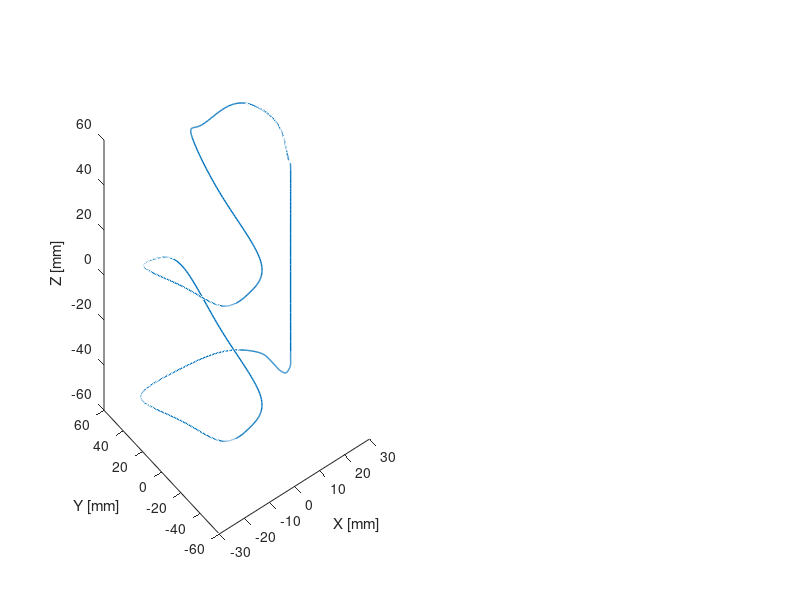

Write MATLAB code to recreate this figure. (Note: this script raises an error after producing the figure.)
%/////////////////////////////////////////////////////////////////////////
%This program was made by Haoran and Julien Leclerc Ph.D, Robotic Swarm Control
%Laboratory, University of Houston, Department of Electrical and Computer
%Engineering
%/////////////////////////////////////////////////////////////////////
%Last modification: 9/27/2018

%This script is an algorithm simulating the functioning of a 3D magnetic
%manipulator. The system manipulates a cylinder magnet in the X-Y-Z plane. The cylinder
%revolution axis is in the same plane. The system has 6 electromagnets
%arranges in a square shape.

%Clear out everything
close all
clear all
image_index =1;
start=1;
%add folder path
addpath('stlTools')
addpath('Magnetic Field Functions')
addpath('Magnetic Field Gradient Functions')
addpath('complete Controller')
addpath('Filters')
addpath('Measurement Simulation')
addpath('Inverse Magnetics')
addpath('Physics Simulation')
addpath('Trajectory controllers')
addpath('Velocity Controllers')

%////////////////////////////////////////////////////////////////////////
%/////////////Begining of variables and constant definition//////////////
%Variables used to control the figures
%These values can be modified by the user
PlotPosition=[10,100,1500,680]; %Position of the window [x,y,wigth width, height]
nb_pts_per_axis_plot_conditioning=100; %Number of points to plot on each axis of the actuation matrix conditioning map
Plot_Side_Length=0.15;% [m]%Length to plot on each axis of the actuation matrix conditioning map
PlotConditioning=false; % Only plot conditioning when true. Set to false to dislabe this plot and speed up the computation
NbPtsTimePlot=20; %Number of time points to plot for the plots as function of time.

R_roll=0;
R_pitch = 0;
R_yaw=0;
R_Xoffset = 0.02;
R_Yoffset = 0.025;
R_Zoffset = -0.058;
Orien = [cos(R_yaw)*cos(R_pitch), sin(R_yaw)*cos(R_pitch), sin(R_pitch)];
P=[R_Xoffset,R_Yoffset,R_Zoffset]; %Initial position of the robot [ Xposition [m] , Yposition [m], roll[rad], pitch[rad], yall[rad]]
V=[0,0,0]; %Velocity of the robot[ Xvelocity [m/s] , Yvelocity [m/s], Zvelocity, Roll Velocity [rad/s], Pitch Velocity [rad/s], Yaw Velocity [rad/s]]

%Parameters of the controller
%These values can be modified by the user
HistoryErrorVelocityLegnth=300; %Number of points in the vector HistoryErrorVelocity. This vector is used to compute the integral component of the Velocity controller. It has a finite length and therfore allow forgeting old errors.
DistanceHistory = zeros(1003,1);
PositionHistory = zeros(1003,3);

%Other Constants definition
%These values can be modified by the user
T=0.31;%[m] length of the side of the cube formed by the coils.
Robot_Length=2e-3;%Length of the cylinder magnet[m]
Robot_diameter=0.75e-3;%[m] Diameter of the cylinder magnet[m]
RobotDensity=8000; %[Kg/m^3] Density of the robot, 8000 for Neodium magnets
coil_radius=0.1; %[m] Average radius of the electromagnets
NbTurns=795; %[no unit] Number of turns in the electromagnet
M=0.87e6; %Magnetization of the magnet [A/m]
CdForce=0.0015; %[N.s/m] Drag coefficient used in the controller internal model
CdTorque=0.00000005; 
RealCd=0.00015; %[N.s/m] Real Drag coefficient of the robot
Rho = 1000; %[Kg/m^3]
ControllerSpeedFactor=1; %[] 
deltaT=0.01; %[s] Time step for physics simulation

%Program Variables initialization, modify at your own risk.
time=0; %starting time.
LastTime=time-deltaT;
DragCoef=[CdForce,CdForce,CdForce];  % why in this form?
TimeVector=0; %Time vector initialization. Used for plot
VelocitySetpointVector=[0;0]; %Velocity Setpoint vector initialization. Used for plot
VelocityVector=[0;0;0]; %Velocity vector initialization. Used for plot
MaxB=0; %Maximum norm of flux density encountered in the map (used to set maximum flux density value of the map display)
HistoryErrorVelocity=zeros(3,HistoryErrorVelocityLegnth); %Initialize HistoryErrorVelocity
PhysicsIterNumber=0; %iteration number of physics simulation
NewErrorCovMatrix=eye(6,6); %Initialization of the covariance matrix used by the Kalman Filter
I=[0;0;0;0;0;0]; %Initialization of the current [0;0;0;0;0;0;]
StateVector=[0;0;0]; %Initialization of the state vector
MeasuredPositionVector=[0;0;0]; %Initialization of the measured position vector
RealPositionVector=[0;0;0]; %Initialization of the real position vector
Act=zeros(3,6); %Initialization of the actuation matrix
NewState=[P(1);P(2);P(3);V(1);V(2);V(3)]; %Initialize robot initial state
NewPositionMeasured=true; %Tell the controller a new position was measured

%%%%calculate high resolution trajectory and initial orientation for each
%%%%way point(roll pitch yaw)
TrajSetpoint=[77.5,23,-77.5;77.5,99.2,-77.5;78.5,106.5,-77.5;82.5,111.5,-77.5;93.218,118.15,-77.5;112.54,120,-81.5;116.5,121.3,-90.5;115.51,121.2,-99.5;112.5,120.8,-103.5;77.5,111.5,-105;37.5,101.5,-105;28.48,96.5,-112.5;37.5,91.5,-120;77.5,81.5,-120;117.5,71.5,-120;126.5,66.5,-112.5;117.5,61.5,-105;77.5,51.5,-105;37.5,41.5,-105;28.48,36.5,-112.5;37.5,31.5,-120;77.5,21.5,-120;117.5,11.54,-120;126.83,11.31,-115.99;126.5,10.67,-102.47;121.5,9.97,-87.48;109.08,9.57,-79.05;100.5,9.5,-77.5;91.5,9.5,-77.5;88.15,9.7,-77.5;83.9,10.69,-77.5;80.9,12.57,-77.5;78.21,15.9,-77.5;77.5,18.5,-77.5;77.5,23,-77.5];
[m,n]=size(TrajSetpoint);
Traj = zeros(m,n+1);
Traj(:,1:n) = TrajSetpoint(:,:);
Traj(:,n+1) = ones(m,1)*0.01;
orientation = zeros(1000,3);
XLD=linspace(0,1,m);
XHD=linspace(0,1,1000);

Xtraj=interp1(XLD,Traj(:,1),XHD,'spline');
Xtraj = Xtraj - (max(Xtraj)+min(Xtraj))/2;

Ytraj=interp1(XLD,Traj(:,2),XHD,'spline');
Ytraj = Ytraj - (max(Ytraj)+min(Ytraj))/2;

Ztraj=interp1(XLD,Traj(:,3),XHD,'spline');
Ztraj = Ztraj - (max(Ztraj)+min(Ztraj))/2;
for i = 1:1000
    if i == 1000
        orientation(i,:) = [Xtraj(1)-Xtraj(i),Ytraj(1)-Ytraj(i),Ztraj(1)-Ztraj(i)]/norm([Xtraj(1)-Xtraj(i),Ytraj(1)-Ytraj(i),Ztraj(1)-Ztraj(i)]);
    else
        orientation(i,:) = [Xtraj(i+1)-Xtraj(i),Ytraj(i+1)-Ytraj(i),Ztraj(i+1)-Ztraj(i)]/norm([Xtraj(i+1)-Xtraj(i),Ytraj(i+1)-Ytraj(i),Ztraj(i+1)-Ztraj(i)]);
    end
end

%Calculate constants used in the program
MagneticMoment=pi.*((Robot_diameter./2).^2).*Robot_Length.*M; %[A.m^2] Equivalent magnetic moment of the robot.
RobotMass=pi.*((Robot_diameter./2).^2).*Robot_Length.*RobotDensity; %[Kg] Mass of the robot
% J=[1/12*RobotMass*(3*(Robot_diameter./2)).^2; 1/12*RobotMass*(3*(Robot_diameter./2)).^2; 1/2*RobotMass*(Robot_diameter./2).^2]; %[Kg.m^2] Moment of inertia of the robot  https://en.wikipedia.org/wiki/List_of_moments_of_inertia

%/////////////End of variables and constant definition//////////////
%////////////////////////////////////////////////////////////////////////

%/////////////////////////////////////////////////////////////////////////
%Compute 3D map of the magnetic field produced by each coil for one amp. 
%Used for plot during compuation

xmin=-T/2.*1; %[m] minimum x plot value
xmax=T/2.*1; %[m] maximum x plot value
ymin=-T/2.*1; %[m] minimum y plot value
ymax=T/2.*1; %[m] maximum y plot value
zmin = 0; % [m] minimum z plot value
zmax = T.*1; %[m] maximum z plot value
NbPtsX=50; %Numbers of points to plot on x axis for flux density map Must be a multiple of 10 top plot quiver correctly
NbPtsY=50; %Numbers of points to plot on y axis for flux density map Must be a multiple of 10 top plot quiver correctly
NbPtsZ=50; %Numbers of points to plot on y axis for flux density map Must be a multiple of 10 top plot quiver correctly
NormB=zeros(NbPtsX,NbPtsY,NbPtsZ);


Xplot=linspace(xmin,xmax,NbPtsX); %Initialize x vector
Yplot=linspace(ymin,ymax,NbPtsY); %Initialize y vector
Zplot=linspace(zmin,zmax,NbPtsZ); %Initialize y vector
[Xg,Yg,Zg] = meshgrid(Xplot,Yplot,Zplot);

% XplotQuiver=linspace(xmin,xmax,NbPtsX./50); %Initialize x vector
% YplotQuiver=linspace(ymin,ymax,NbPtsY./50); %Initialize y vector
% ZplotQuiver=linspace(zmin,zmax,NbPtsZ./50); %Initialize y vector
% [XQ,YQ,ZQ] = meshgrid(XplotQuiver,YplotQuiver,ZplotQuiver);
% 
% for i=1:NbPtsX
%     if ~mod(i,10)
%         clc
%         disp('Computing flux density map. ')
%         disp(['Progress:',num2str(100.*i/NbPtsX),' %'])
%     end
%     for j=1:NbPtsY
%         for k = 1:NbPtsZ
%             MatPlotB(i,j,k,:,:)=[GFunction( 1,[Xplot(i),Yplot(j),Zplot(k)],coil_radius,T );GFunction( 2,[Xplot(i),Yplot(j),Zplot(k)],coil_radius,T );GFunction( 3,[Xplot(i),Yplot(j),Zplot(k)],coil_radius,T );GFunction( 4,[Xplot(i),Yplot(j),Zplot(k)],coil_radius ,T); GFunction( 5,[Xplot(i),Yplot(j),Zplot(k)],coil_radius,T );GFunction( 6,[Xplot(i),Yplot(j),Zplot(k)],coil_radius,T )]  ;       %#ok<*SAGROW>     
%         end
%     end
% end
% for i=1:NbPtsX./50
%     for j=1:NbPtsY./50
%         for k = 1: NbPtsZ./50
%         MatPlotBQuiver(i,j,k,:,:)=[GFunction( 1,[XplotQuiver(i),YplotQuiver(j),ZplotQuiver(k)],coil_radius,T );GFunction( 2,[XplotQuiver(i),YplotQuiver(j),ZplotQuiver(k)],coil_radius,T );GFunction( 3,[XplotQuiver(i),YplotQuiver(j),ZplotQuiver(k)],coil_radius,T );GFunction( 4,[XplotQuiver(i),YplotQuiver(j),ZplotQuiver(k)],coil_radius ,T);GFunction( 5,[XplotQuiver(i),YplotQuiver(j),ZplotQuiver(k)],coil_radius,T );GFunction( 6,[XplotQuiver(i),YplotQuiver(j),ZplotQuiver(k)],coil_radius,T )];       %#ok<*SAGROW>     
%         end
%     end
% end
%END  of  compute 3D map of the magnetic field produced by each coil for one amp. 
%/////////////////////////////////////////////////////////////////////////


%Update state of the robot
LastMeasuredPosition=P;
LastMeasuredTime=0;
LastPositionMeasureTime=0;
MeasuredPosition=P;
CalculatedVelocity=[0,0,0];
Integral=0;
VelocitySetpoint = [0,0,0];
OrienSetpoint = [0,0,0];

%/////////////3D plot initial environment and trajectory//////////////
%////////////////////////////////////////////////////////////////////////
        set(gcf, 'Position', PlotPosition)
        figure(1)
        %calculate robot roll pitch and yaw with deriction vector
        roll = Orien(1);
        pitch =Orien(2);
        yaw = Orien(3);
        x = cos(yaw)*cos(pitch);
        y = sin(yaw)*cos(pitch);
        z = sin(pitch);

        subplot(2,2,[1,3])
        cla
        plot3(Ztraj,Xtraj,Ytraj,'LineWidth',1)
        set(gca,'YDir','normal')
        set(gca,'ZDir','normal')
        set(gca,'XDir','normal')
        xlabel('X [mm]')
        ylabel('Y [mm]')
        zlabel('Z [mm]')
        set(gcf, 'Position', PlotPosition)
        hold on 
    %     quiver3(Ztraj(i),Xtraj(i),Ytraj(i),orientation(i,3)',orientation(i,1)',orientation(i,2)','color','r')
        robot = stlread('robot.stl');
        p1 = patch(robot,'EdgeColor','none','FaceColor',[0,0,0],'FaceLighting','phong','EdgeLighting','phong','FaceAlpha',0.6);
        R_X=[1,0,0;0,cos(pitch),-sin(pitch);0,sin(pitch),cos(pitch)];
        R_Y = [cos(roll),0,sin(roll);0,1,0;-sin(roll),0,cos(roll)];
        R_Z=[cos(yaw-pi/2),-sin(yaw-pi/2),0;sin(yaw-pi/2),cos(yaw-pi/2),0;0,0,1];
        p1.Vertices=(R_Z*R_X*R_Y*p1.Vertices')'+ P(1)*1000.*repmat([1,0,0],[size(robot,1),1])+P(2)*1000.*repmat([0,1,0],[size(robot,1),1])+P(3)*1000.*repmat([0,0,1],[size(robot,1),1]);
        camlight
        view([90,90,90])

        drawnow

%         subplot(2,2,2)
%         for i=1:NbPtsX
%             for j=1:NbPtsY
%                 for k=1:NbPtsZ
%                     TempField=MagField3D([Xplot(i);Yplot(j);Zplot(k)],NbTurns.*I,coil_radius,T );
%                     NormB(i,j,k)=norm(TempField);
%                 end
%             end
%         end
%         
%         slice(Xg,Yg,Zg,NormB,0,0,0)
%         title('Field Magnitude')
%         xlabel('x')
%         ylabel('y')
%         zlabel('z')

        subplot(2,2,4)
        cla
        grid on    

        hold on
        quiver3(0,0,0,5*x,5*y,5*z,'color','g')
        quiver3(0,0,0,10*x,10*y,10*z,'color','r')

        robot = stlread('robot.stl');
        p1 = patch(robot,'EdgeColor','none','FaceColor',[0,0,0],'FaceLighting','phong','EdgeLighting','phong','FaceAlpha',0.6);
        R_X=[1,0,0;0,cos(pitch),-sin(pitch);0,sin(pitch),cos(pitch)];
        R_Y = [cos(roll),0,sin(roll);0,1,0;-sin(roll),0,cos(roll)];
        R_Z=[cos(yaw-pi/2),-sin(yaw-pi/2),0;sin(yaw-pi/2),cos(yaw-pi/2),0;0,0,1];
        p1.Vertices=(R_Z*R_X*R_Y*p1.Vertices')'+ 0.*repmat([1,0,0],[size(robot,1),1])+0.*repmat([0,1,0],[size(robot,1),1])+0.*repmat([0,0,1],[size(robot,1),1]);
        axis([-5,5,-5,5,-5,5])
        camlight
        view([90,90,90])
        drawnow
        
        
        
%///////////////////////////////////////////////////////////////////////
%///////////Begining the main loop////////////////////////////////


while start==1



    if   ~mod(PhysicsIterNumber,ControllerSpeedFactor) %The controller runs ControllerSpeedFactor time slower than the physics simulation. The controller outputs are updated every ControllerSpeedFactor iterations.

        %Simulate the measurement of the position using the camera  
         PreviousMeasuredPosition=MeasuredPosition;
        [ MeasuredPosition,LastMeasuredTime ] = GaussianNoiseSensing( P, time, LastMeasuredTime,PreviousMeasuredPosition );


         %Update data used by the Kalman filter
         PreviousState=NewState;
         PreviousErrorCovMatrix=NewErrorCovMatrix;


         %Compute controller output
         [NewState, NewErrorCovMatrix, I, LastPositionMeasureTime, Orien, Act, MinimumDistanceIndex, Integral] = CompleteController1(PreviousMeasuredPosition, MeasuredPosition, time,deltaT,Traj, LastPositionMeasureTime,LastTime,RobotMass,Robot_diameter, DragCoef,I,PreviousState, PreviousErrorCovMatrix,15,Act,Integral,orientation,MagneticMoment,V);

         %Update last iteration time
         LastTime=time;
    end
    %Compute the physics
    [NewP, NewV] = ComputePhysics1(P,Orien, V, I, RobotMass, deltaT, coil_radius, T, RealCd,NbTurns, MagneticMoment, 10);
%     disp('current ')
%     disp(I')
    P=NewP; %Update current position
    V=NewV; %Update current velocity
    Orien = V./norm(V);
    time=time+deltaT; %update time    



%/////////////3D plot environment and trajectory//////////////
%////////////////////////////////////////////////////////////////////////

        set(gcf, 'Position', PlotPosition)
        figure(1)
        %calculate robot roll pitch and yaw with deriction vector
        roll = 0;
        pitch =atan2(Orien(3),sqrt(Orien(2)^2+Orien(1)^2));
        yaw = atan2(Orien(2),Orien(1));
        x = Orien(1);
        y = Orien(2);
        z = Orien(3);

        subplot(2,2,[1,3])
        cla
        plot3(Ztraj,Xtraj,Ytraj,'LineWidth',1)
        set(gca,'YDir','normal')
        set(gca,'ZDir','normal')
        set(gca,'XDir','normal')
        xlabel('X [mm]')
        ylabel('Y [mm]')
        zlabel('Z [mm]')
        set(gcf, 'Position', PlotPosition)
        hold on
        %get the nonzeros trajectory
        position = nonzeros(PositionHistory);
        [row,~] = size(position);
        Position = zeros(row/3,3);
        Position(:,1)=position(1:row/3);
        Position(:,2)=position((row/3+1):(2*row/3));
        Position(:,3)=position((2*row/3+1):row);
        plot3(Position(:,1)*1000,Position(:,2)*1000,Position(:,3)*1000,'LineWidth',1)

        plot3(Ztraj(MinimumDistanceIndex),Xtraj(MinimumDistanceIndex),Ytraj(MinimumDistanceIndex),'*r')
        plot3([P(1)*1000,Ztraj(MinimumDistanceIndex)],[P(2)*1000,Xtraj(MinimumDistanceIndex)],[P(3)*1000,Ytraj(MinimumDistanceIndex)],'r')
        quiver3(P(1)*1000,P(2)*1000,P(3)*1000,5*x,5*y,5*z,'color','g')

    %     quiver3(Ztraj(i),Xtraj(i),Ytraj(i),orientation(i,3)',orientation(i,1)',orientation(i,2)','color','r')
        robot = stlread('robot.stl');
        p1 = patch(robot,'EdgeColor','none','FaceColor',[0,0,0],'FaceLighting','phong','EdgeLighting','phong','FaceAlpha',0.6);
        R_X=[1,0,0;0,cos(pitch),-sin(pitch);0,sin(pitch),cos(pitch)];
        R_Y = [cos(roll),0,sin(roll);0,1,0;-sin(roll),0,cos(roll)];
        R_Z=[cos(yaw-pi/2),-sin(yaw-pi/2),0;sin(yaw-pi/2),cos(yaw-pi/2),0;0,0,1];
        p1.Vertices=(R_Z*R_X*R_Y*p1.Vertices')'+ P(1)*1000.*repmat([1,0,0],[size(robot,1),1])+P(2)*1000.*repmat([0,1,0],[size(robot,1),1])+P(3)*1000.*repmat([0,0,1],[size(robot,1),1]);
        camlight
        view([90,90,90])

        drawnow

    %         subplot(2,2,2)
    %         for i=1:NbPtsX
    %             for j=1:NbPtsY
    %                 for k=1:NbPtsZ
    %                     TempField=MagField3D([Xplot(i);Yplot(j);Zplot(k)],NbTurns.*I,coil_radius,T );
    %                     NormB(i,j,k)=norm(TempField);
    %                 end
    %             end
    %         end
    %         
    %         slice(Xg,Yg,Zg,NormB,0,0,0)
    %         title('Field Magnitude')
    %         xlabel('x')
    %         ylabel('y')
    %         zlabel('z')

        subplot(2,2,4)
        cla
        grid on  
        set(gca,'YDir','normal')
        set(gca,'ZDir','normal')
        set(gca,'XDir','normal')
        xlabel('X [mm]')
        ylabel('Y [mm]')
        zlabel('Z [mm]')
        
%         Current_direct = [P(1)*1000,P(2)*1000,P(3)*1000]-[Ztraj(MinimumDistanceIndex),Xtraj(MinimumDistanceIndex),Ytraj(MinimumDistanceIndex)];
%         Current_direct = Current_direct./norm(Current_direct);
        TargetPointVector = -[P(1)*1000,P(2)*1000,P(3)*1000]+[Ztraj(MinimumDistanceIndex),Xtraj(MinimumDistanceIndex),Ytraj(MinimumDistanceIndex)];
        TargetPointDierection = TargetPointVector ./ norm(TargetPointVector);       
        hold on
        quiver3(0,0,0,7.5*x,7.5*y,7.5*z,'color','g','LineWidth',1)
%         quiver3(0,0,0,10*Current_direct(1),10*Current_direct(2),10*Current_direct(3),'color','r')
        quiver3(0,0,0,10*orientation(MinimumDistanceIndex,3),10*orientation(MinimumDistanceIndex,1),10*orientation(MinimumDistanceIndex,2),'color','b','LineWidth',1)
        quiver3(0,0,0,7.5*TargetPointDierection(1),7.5*TargetPointDierection(2),7.5*TargetPointDierection(3),'color','r','LineWidth',1)

        robot = stlread('robot.stl');
        p1 = patch(robot,'EdgeColor','none','FaceColor',[0,0,0],'FaceLighting','phong','EdgeLighting','phong','FaceAlpha',0.6);
        R_X=[1,0,0;0,cos(pitch),-sin(pitch);0,sin(pitch),cos(pitch)];
        R_Y = [cos(roll),0,sin(roll);0,1,0;-sin(roll),0,cos(roll)];
        R_Z=[cos(yaw-pi/2),-sin(yaw-pi/2),0;sin(yaw-pi/2),cos(yaw-pi/2),0;0,0,1];
        p1.Vertices=(R_Z*R_X*R_Y*p1.Vertices')'+ 0.*repmat([1,0,0],[size(robot,1),1])+0.*repmat([0,1,0],[size(robot,1),1])+0.*repmat([0,0,1],[size(robot,1),1]);
        %axis([-5,5,-5,5,-5,5])
        legend('bot orien','desired orien','bot to closed')
        camlight
        view([90,90,90])
        drawnow

    %Update iteration counter
    PhysicsIterNumber=PhysicsIterNumber+1;
    PositionHistory(PhysicsIterNumber,:) = P(:);
    distance = MinimumDistance(P, Traj(:,1:3));
    DistanceHistory(PhysicsIterNumber+1) = distance;
    disp('Iteration number')
    disp(PhysicsIterNumber)
    if PhysicsIterNumber>800
        start=0;
    end
end

function [distance] = MinimumDistance (P, Traj)
    [m,~]=size(Traj);
    NbPtsInterp=1000;%Number of points used to interpolate the trajectory


    XTrajectory=Traj(:,1);
    YTrajectory=Traj(:,2);
    ZTrajectory = Traj(:,3);
    
    LowResIndex=(linspace(0,1,m));
    HighResIndex=linspace(0,1,NbPtsInterp);

    XHighResTrajectory = (interp1(LowResIndex,XTrajectory,HighResIndex,'spline'));
    Xtraj = XHighResTrajectory - (max(XHighResTrajectory)+min(XHighResTrajectory))/2;

    YHighResTrajectory = (interp1(LowResIndex,YTrajectory,HighResIndex,'spline'));
    Ytraj = YHighResTrajectory - (max(YHighResTrajectory)+min(YHighResTrajectory))/2;

    ZHighResTrajectory = (interp1(LowResIndex,ZTrajectory,HighResIndex,'spline'));
    Ztraj = ZHighResTrajectory - (max(ZHighResTrajectory)+min(ZHighResTrajectory))/2;
    
    RobotDistanceFromPath=sqrt((P(1)*1000-Ztraj).^2+(P(2)*1000-Xtraj).^2+(P(3)*1000-Ytraj).^2);
    distance=min(RobotDistanceFromPath);
end












